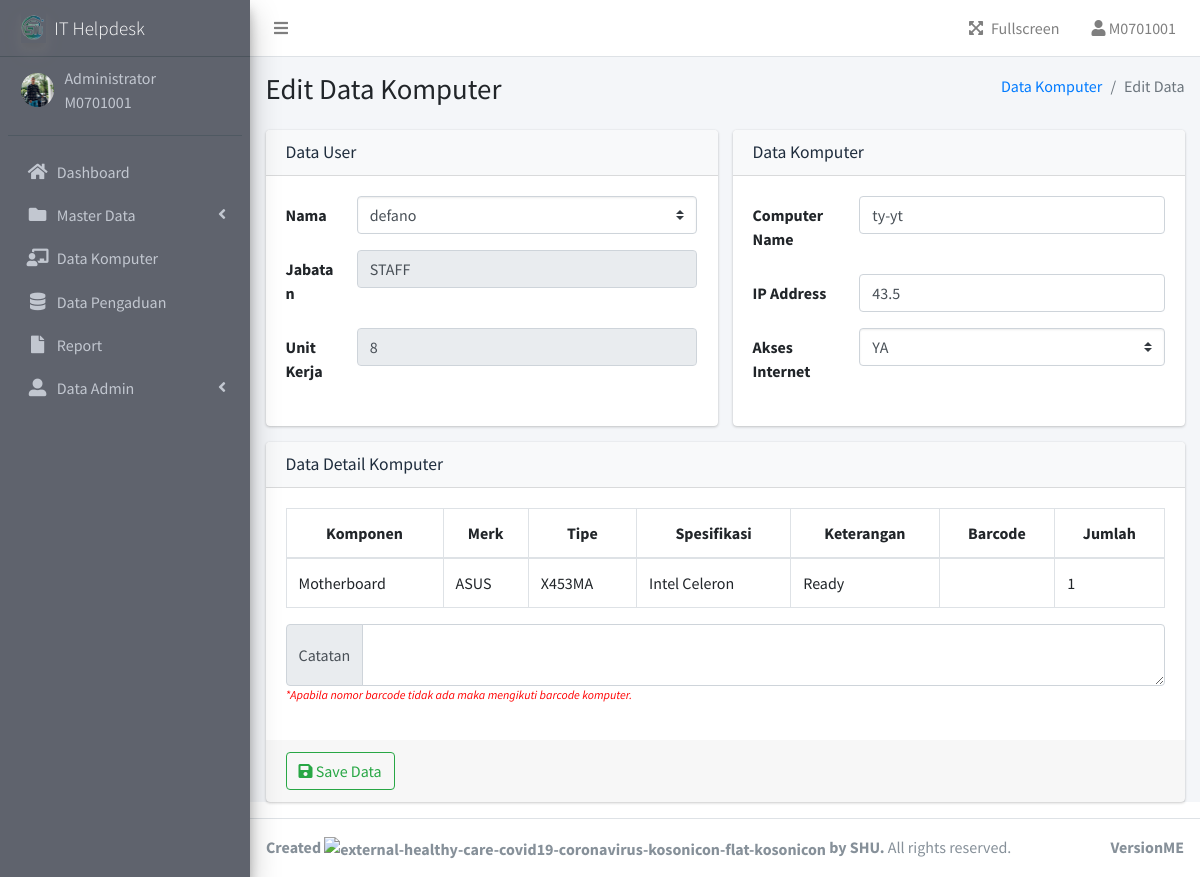
Page /admin/edit-data-pc.php?edit=8 (signed in) on the committed database.
### tables this page shows
CREATE TABLE `user` (
  `user_id` varchar(16) NOT NULL,
  `username` varchar(20) NOT NULL,
  `password` varchar(255) NOT NULL,
  `Role` varchar(30) NOT NULL,
  `img` varchar(255) NOT NULL,
  `status` tinyint(4) NOT NULL
);

CREATE TABLE `pengguna` (
  `idkary` int(11) NOT NULL,
  `nama` varchar(255) DEFAULT NULL,
  `jabatan` varchar(255) DEFAULT NULL,
  `unitkerja` varchar(255) DEFAULT NULL,
  `statkary` varchar(255) DEFAULT NULL
);

CREATE TABLE `pc` (
  `idpc` int(11) NOT NULL,
  `idpengguna` int(11) NOT NULL,
  `namapc` varchar(255) DEFAULT NULL,
  `usrlogin` varchar(255) NOT NULL,
  `ipaddress` varchar(255) DEFAULT NULL,
  `internet` varchar(255) DEFAULT NULL,
  `catatan` varchar(255) DEFAULT NULL,
  `is_delete` int(11) DEFAULT 0
);

CREATE TABLE `rakitan` (
  `idrakitan` int(11) NOT NULL,
  `idpc` int(11) NOT NULL,
  `idkomponen` int(11) NOT NULL,
  `barcode` varchar(255) DEFAULT NULL,
  `jumlah` varchar(255) DEFAULT NULL
);

CREATE TABLE `merk` (
  `idmerk` int(11) NOT NULL,
  `namamerk` varchar(255) DEFAULT NULL
);

CREATE TABLE `komponen` (
  `idkomponen` int(11) NOT NULL,
  `idkategori` int(11) NOT NULL,
  `idmerk` int(11) NOT NULL,
  `tipe` varchar(255) DEFAULT NULL,
  `spesifikasi` varchar(255) DEFAULT NULL,
  `keterangan` varchar(255) DEFAULT NULL,
  `hdd` varchar(50) NOT NULL,
  `ram` varchar(50) NOT NULL,
  `stats` varchar(255) DEFAULT NULL
);

### function.php (called while the page is built, shortened)
<?php
$db_host = "localhost";
$db_user = "root";
$db_pass = "";
$db_name = "db_helpdesk";
$conn = mysqli_connect($db_host, $db_user, $db_pass, $db_name);
function query($query)
{
    global $conn;
    $result = mysqli_query($conn, $query);
    $rows = [];
    while ($row = mysqli_fetch_assoc($result)) {
        $rows[] = $row;
    }
    return $rows;
}

### admin/edit-data-pc.php (the view, shortened to what this page needs)
<?php
include "templates/header.php";
include "templates/sidebar.php";
$id_kary = isset($_GET['edit']) ? $_GET['edit'] : 0;
$data_cok = query("SELECT * FROM pengguna
JOIN pc ON pengguna.idkary = pc.idpengguna
JOIN divisi ON pengguna.unitkerja = divisi.id WHERE pengguna.idkary = '$id_kary' AND pc.is_delete = '0' ");
$id_pc = $data_cok[0]['idpc'];
$data_detail_komputer = query("SELECT rakitan.idrakitan,rakitan.barcode,rakitan.jumlah,komponen.idkategori='1' AS Motherboard, komponen.idkategori='2' AS Processor, komponen.idkategori='3' AS HarDisk, komponen.idkategori='4' AS Memory, komponen.tipe,komponen.spesifikasi,komponen.keterangan, komponen.stats, merk.namamerk, kategori.namakategori
FROM rakitan
JOIN komponen ON rakitan.idkomponen = komponen.idkomponen
LEFT JOIN merk ON komponen.idmerk = merk.idmerk
LEFT JOIN kategori ON komponen.idkategori = kategori.idkategori
WHERE rakitan.idpc = '$id_pc'");
?>
<div class="content-wrapper">
    <section class="content-header">
        <div class="container-fluid">
            <div class="row mb-2">
                <div class="col-sm-6">
                    <h1>Edit Data Komputer</h1>
                </div>
                <div class="col-sm-6">
                    <ol class="breadcrumb float-sm-right">
                        <li class="breadcrumb-item"><a href="data-pc.php">Data Komputer</a></li>
                        <li class="breadcrumb-item active">Edit Data</li>
                    </ol>
                </div>
            </div>
        </div>
    </section>
    <section class="content">
        <div class="container-fluid">
            <form action="" method="POST" >
                <div class="row">
                    <div class="col-md-6">
                        <div class="card card-light">
                            <div class="card-header">
                                <h3 class="card-title">Data User</h3>
                            </div>
                            <div class="card-body">
                                <div class="form-group row">
                                    <label for="idpengguna" class="col-sm-2 col-form-label">Nama</label>
                                    <div class="col-sm-10">
                                        <select class="custom-select" name="idpengguna" id="select_users" required>
                                            <?php
                                            $data = query("SELECT * FROM pengguna");
                                            foreach ($data as $d) :
                                            ?>
                                                <option <?php echo (!empty($data_cok) ? ($data_cok[0]['idkary'] == $d['idkary'] ? "selected" : "") : "") ?> value="<?= $d['idkary'] ?>"><?= $d['nama'] ?> </option>
                                            <?php
                                            endforeach;
                                            ?>
                                        </select>
                                    </div>
                                </div>
                                <div class="form-group row">
                                    <label for="jabatan" class="col-sm-2 col-form-label">Jabatan</label>
                                    <div class="col-sm-10">
                                        <input type="text" name="jabatan" class="form-control" id="jabatan" value="<?php echo !empty($data_cok) ? $data_cok[0]['jabatan'] : ""  ?>" readonly>
                                    </div>
                                </div>
                                <div class="form-group row">
                                    <label for="unitkerja" class="col-sm-2 col-form-label">Unit Kerja</label>
                                    <div class="col-sm-10">
                                        <input type="text" name="unitkerja" class="form-control" value="<?php echo !empty($data_cok) ? $data_cok[0]['unitkerja'] : ""  ?>" id="unitkerja" readonly>
                                    </div>
                                </div>
                            </div>
                        </div>
                    </div>
                    <div class="col-md-6">
                        <div class="card card-light">
                            <div class="card-header">
                                <h3 class="card-title">Data Komputer</h3>
                            </div>
                            <div class="card-body">
                                <div class="form-group row">
                                    <label for="namapc" class="col-sm-3 col-form-label">Computer Name</label>
                                    <div class="col-sm-9">
                                        <input type="text" name="namapc" value="<?php echo !empty($data_cok) ? $data_cok[0]['namapc'] : ""  ?>" class="form-control" id="namapc" required>
                                    </div>
                                </div>
                                <div class="form-group row">
                                    <label for="ipaddress" class="col-sm-3 col-form-label">IP Address</label>
                                    <div class="col-sm-9">
                                        <input type="text" name="ipaddress" value="<?php echo !empty($data_cok) ? $data_cok[0]['ipaddress'] : ""  ?>" class="form-control" id="ipaddress" required>
                                    </div>
                                </div>
                                <div class="form-group row">
                                    <label for="internet" class="col-sm-3 col-form-label">Akses Internet</label>
                                    <div class="col-sm-9">
                                        <select class="custom-select" name="internet" id="internet">
                                        <option <?php echo (!empty($data_cok) ? ($data_cok[0]['internet'] == 'YA' ? "selected" : "") : "") ?> value="YA">YA</option>
                                        </select>
                                    </div>
                                </div>
                            </div>
                        </div>
                    </div>
                </div>
                <div class="card card-light">
                    <div class="card-header">
                        <h3 class="card-title">Data Detail Komputer</h3>
                    </div>
                    <div class="card-body">
                        <div class="table-responsive">
                            <table class="table table-bordered" id="item_table">
                                <thead align="center">
                                    <tr>
                                        <th>Komponen</th>
                                        <th>Merk</th>
                                        <th>Tipe</th>
                                        <th>Spesifikasi</th>
                                        <th>Keterangan</th>
                                        <th>Barcode</th>
                                        <th>Jumlah</th>
                                    </tr>
                                </thead>
                                <tbody>
                                    <?php foreach($data_detail_komputer as $key) {
                                        $komponen = "";
                                        if($key['Motherboard'] == 1){
                                            $komponen = "Motherboard";
                                        }
                                    ?>
                                        <tr>
                                            <td><?php echo $komponen ?></td>
                                            <td><?= $key['namamerk'] ?></td>
                                            <td><?= $key['tipe'] ?></td>
                                            <td><?= $key['spesifikasi'] ?></td>
                                            <td><?= $key['keterangan'] ?></td>
                                            <td><?= $key['barcode'] ?></td>
                                            <td><?= $key['jumlah'] ?></td>
                                        </tr>
                                    <?php } ?>
                                </tbody>
                            </table>
                            <div class="input-group">
                                <div class="input-group-prepend">
                                    <span class="input-group-text">Catatan</span>
                                </div>
                                <textarea name="catatan" class="form-control"><?= $data_cok[0]['catatan'] ?></textarea>
                            </div>
                            <p style="color:red; font-size:75%; font-style:italic;"><span style="color:red;">*</span>Apabila nomor barcode tidak ada maka mengikuti barcode komputer.</p>
                        </div>
                    </div>
                    <div class="card-footer">
                        <button type="submit" class="btn btn-outline-success" name="simpan"><i class="fa fa-save"></i> Save Data</button>
                    </div>
                </div>
            </form>
        </div>
    </section>
</div>
<?php
include "templates/footer.php";
?>

### admin/templates/header.php (shortened to what this page needs)
<?php
include '../function.php';
?>
<!DOCTYPE html>
<html lang="en">
<head>
  <link rel="stylesheet" href="../assets/plugins/fontawesome-free/css/all.min.css">
  <link rel="stylesheet" href="../assets/plugins/datatables-bs4/css/dataTables.bootstrap4.min.css">
  <link rel="stylesheet" href="../assets/plugins/datatables-buttons/css/buttons.bootstrap4.min.css">
  <link rel="stylesheet" href="../assets/plugins/datatables-responsive/css/responsive.bootstrap4.min.css">
  <link rel="stylesheet" href="../assets/dist/css/adminlte.min.css">
  <link rel="stylesheet" href="../assets/plugins/jquery-ui/jquery-ui.min.css">
</head>
<body class="hold-transition sidebar-mini">
  <div class="wrapper">
<nav class="main-header navbar navbar-expand navbar-white navbar-light">
  <ul class="navbar-nav">
    <li class="nav-item">
      <a class="nav-link" data-widget="pushmenu" href="#" role="button"><i class="fas fa-bars"></i></a>
    </li>
  </ul>
  <ul class="navbar-nav ml-auto">
    <li class="nav-item">
      <a class="nav-link" data-widget="fullscreen" href="#" role="button">
        <i class="fas fa-expand-arrows-alt mr-2"></i>Fullscreen
      </a>
    </li>
    <li class="nav-item dropdown">
      <a class="nav-link" data-toggle="dropdown" href="#">
        <i class="fas fa-user"></i>
        <span class="d-none d-md-inline"><?= $_SESSION["login"]["user_id"] ?></span>
      </a>
    </li>
  </ul>
</nav>
    <aside class="main-sidebar sidebar-dark-primary elevation-4">
      <a href="index.php" class="brand-link">
        <img src="../../assets/img/newagain.png" alt="IT Helpdesk" class="brand-image elevation-3" style="filter: drop-shadow(0px 0px 0px white);opacity: .8" >
        <span class="brand-text font-weight-light" style="font-size: 19px;">IT Helpdesk</span>
      </a>
      <div class="sidebar">
        <div class="user-panel mt-3 pb-3 mb-3 d-flex">
          <div class="image">
            <?php
            $id = $_SESSION["login"]["user_id"];
            $data = query("SELECT * FROM user WHERE user_id = '$id'")[0];
            ?>
            <img src="../assets/img/profile/<?= $data['img']; ?> " class="img-circle" alt="User Image">
          </div>
          <div class="info">
            <a class="d-block" style="cursor: default; margin-top:-12px;"><?= $_SESSION["login"]["Role"] ?></a>
            <a class="d-block" style="cursor: default;"><?= $_SESSION["login"]["user_id"] ?></a>
          </div>
        </div>

### admin/templates/header.php (style rules this page uses)
.main-sidebar { background-color: rgb(95, 99, 109) ; color:#c2c7d0; }

### rows in the picture
user: img (picture)
pengguna: jabatan "STAFF", unitkerja "8"
pc: namapc "ty-yt", ipaddress "43.5", internet "YA"
rakitan: komponen "Motherboard", merk.namamerk "ASUS", idkomponen.tipe "X453MA", idkomponen.spesifikasi "Intel Celeron", idkomponen.keterangan "Ready", jumlah "1"

### other values in the picture
$_SESSION["login"]["user_id"] "M0701001"
$_SESSION["login"]["Role"] "Administrator"
form field idpengguna "defano"
